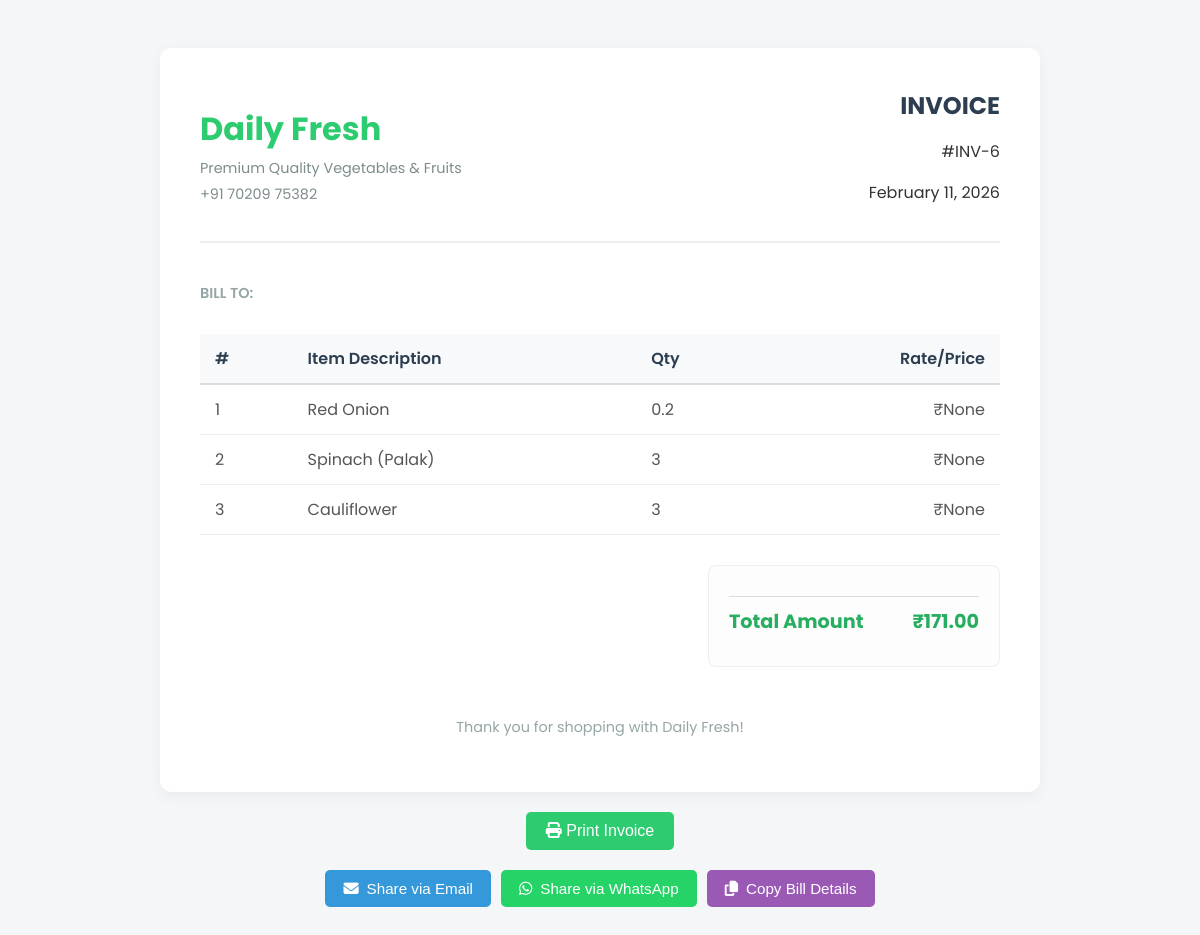
Screenshot of /order-bill/6/ (signed in) with the database file from the repository.
### New dango/store/models.py (models this page shows, shortened)
class Order(models.Model):
    full_name = models.CharField(max_length=100)
    phone_number = models.CharField(max_length=15)
    email = models.EmailField(blank=True, null=True)
    address = models.TextField()
    total_amount = models.DecimalField(max_digits=10, decimal_places=2)
    created_at = models.DateTimeField(auto_now_add=True)

class OrderItem(models.Model):
    order = models.ForeignKey(Order, on_delete=models.CASCADE, related_name='items')
    product = models.ForeignKey(Product, on_delete=models.CASCADE)
    quantity = models.CharField(max_length=50) # e.g. "1 kg" or just "1"
    price_at_time = models.DecimalField(max_digits=8, decimal_places=2)

class Product(models.Model):
    name = models.CharField(max_length=100)
    local_name = models.CharField(max_length=100, blank=True, null=True)
    price = models.DecimalField(max_digits=6, decimal_places=2)
    unit = models.CharField(max_length=20, default='kg')
    image = models.ImageField(upload_to='products/', blank=True, null=True)
    description = models.TextField(blank=True, null=True)

### New dango/store/views.py (the view)
# urls.py: path('order-bill/<int:order_id>/', views.order_bill, name='order_bill'),
def order_bill(request, order_id):
    if not request.user.is_staff:
        return redirect('admin_login')
    order = get_object_or_404(Order, pk=order_id)
    return render(request, 'store/order_bill.html', {'order': order})

### New dango/store/templates/store/order_bill.html (shortened to what this page needs)
{% load static %}
<!DOCTYPE html>
<html lang="en">
<head>
</head>
<body>
    <div class="invoice-container">
        <header class="header">
            <div class="logo-section">
                <h1>Daily Fresh</h1>
                <p>Premium Quality Vegetables & Fruits</p>
                <p>+91 70209 75382</p>
            </div>
            <div class="invoice-details">
                <h2>INVOICE</h2>
                <p>#INV-{{ order.id }}</p>
                <p>{{ order.created_at|date:"F d, Y" }}</p>
            </div>
        </header>
        <section class="bill-to">
            <div class="section-title">Bill To:</div>
        </section>
        <table>
            <thead>
                <tr>
                    <th>#</th>
                    <th>Item Description</th>
                    <th>Qty</th>
                    <th style="text-align:right">Rate/Price</th>
                </tr>
            </thead>
            <tbody>
                {% for item in order.items.all %}
                <tr>
                    <td>{{ forloop.counter }}</td>
                    <td>{{ item.product.name }} </td>
                    <td>{{ item.quantity }}</td>
                    <td style="text-align:right">₹{{ item.price_at_time }}</td>
                </tr>
                {% endfor %}
            </tbody>
        </table>
        <div class="total-section">
            <div class="total-box">
                <div class="total-row grand-total">
                    <span>Total Amount</span>
                    <span>₹{{ order.total_amount }}</span>
                </div>
            </div>
        </div>
        <div class="footer">
            <p>Thank you for shopping with Daily Fresh!</p>
        </div>
    </div>
    <button class="print-btn" onclick="window.print()"><i class="fas fa-print"></i> Print Invoice</button>
    <div class="action-buttons">
        <button class="action-btn share-email-btn" onclick="shareViaEmail()">
            <i class="fas fa-envelope"></i> Share via Email
        </button>
        <button class="action-btn share-whatsapp-btn" onclick="shareViaWhatsApp()">
            <i class="fab fa-whatsapp"></i> Share via WhatsApp
        </button>
        <button class="action-btn copy-btn" onclick="copyBillDetails()">
            <i class="fas fa-copy"></i> Copy Bill Details
        </button>
    </div>
    <link rel="stylesheet" href="https://cdnjs.cloudflare.com/ajax/libs/font-awesome/6.4.2/css/all.min.css">

### New dango/store/templates/store/order_bill.html (style rules this page uses)
body { font-family: 'Poppins', sans-serif; background-color: #f4f6f8; padding: 40px; color: #333; }
.invoice-container { max-width: 800px; margin: 0 auto; background: white; padding: 40px; border-radius: 12px; box-shadow: 0 4px 15px rgba(0, 0, 0, 0.05); }
.header { display: flex; justify-content: space-between; align-items: center; margin-bottom: 40px; border-bottom: 2px solid #eee; padding-bottom: 20px; }
.logo-section h1 { color: #2ecc71; margin: 0; font-size: 2rem; font-weight: 700; }
.logo-section p { margin: 5px 0 0; color: #7f8c8d; font-size: 0.9rem; }
.invoice-details { text-align: right; }
.invoice-details h2 { margin: 0; color: #2c3e50; }
.section-title { font-size: 0.9rem; text-transform: uppercase; color: #95a5a6; font-weight: 600; margin-bottom: 5px; }
.bill-to { margin-bottom: 30px; }
table { width: 100%; border-collapse: collapse; margin-bottom: 30px; }
th { background-color: #f8f9fa; color: #2c3e50; font-weight: 600; text-align: left; padding: 12px 15px; border-bottom: 2px solid #ddd; }
td { padding: 12px 15px; border-bottom: 1px solid #eee; color: #555; }
.total-section { display: flex; justify-content: flex-end; margin-top: 20px; }
.total-box { background: #fdfdfd; padding: 20px; border-radius: 8px; border: 1px solid #eee; min-width: 250px; }
.total-row { display: flex; justify-content: space-between; margin-bottom: 10px; font-size: 0.95rem; }
.grand-total { font-weight: 700; font-size: 1.2rem; color: #27ae60; border-top: 1px solid #ddd; padding-top: 10px; margin-top: 10px; }
.footer { text-align: center; margin-top: 50px; color: #95a5a6; font-size: 0.9rem; }
.print-btn { display: block; margin: 20px auto 0; background: #2ecc71; color: white; border: none; padding: 10px 20px; border-radius: 5px; font-size: 1rem; cursor: pointer; width: fit-content; }
.action-buttons { display: flex; gap: 10px; justify-content: center; flex-wrap: wrap; margin-top: 20px; }
.action-btn { display: inline-flex; align-items: center; gap: 8px; padding: 10px 18px; border: none; border-radius: 5px; font-size: 0.95rem; cursor: pointer; transition: all 0.3s; font-weight: 500; }
.share-email-btn { background: #3498db; color: white; }
.share-whatsapp-btn { background: #25d366; color: white; }
.copy-btn { background: #9b59b6; color: white; }

### rows the page displays
Order: id "6", created_at "February 11, 2026", total_amount "171.00"
OrderItem: product.name "Red Onion", quantity "0.2", price_at_time "None"
OrderItem: product.name "Spinach (Palak)", quantity "3", price_at_time "None"
OrderItem: product.name "Cauliflower", quantity "3", price_at_time "None"
